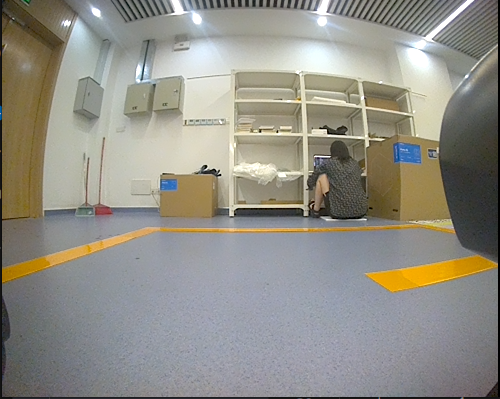
#> input picture yellow_line_ws/1.jpg, 500 x 399 px
$ python debug_a2_improved.py 1.jpg
#> lines starting #> are read from the running program, lines starting #| are printed output that depends on the picture; after the words box and inside, x2 and y2 are one past the last pixel; in counts of white or black regions, pixels touching at a corner belong together
#!/usr/bin/env python3

import cv2
import numpy as np
import pytesseract
import sys

def preprocess_for_large_text(image):
    gray = cv2.cvtColor(image, cv2.COLOR_BGR2GRAY)

    methods = {}
    methods['gray'] = gray

    # 添加更多预处理方法提高识别率
    # 二值化
    _, binary = cv2.threshold(gray, 0, 255, cv2.THRESH_BINARY + cv2.THRESH_OTSU)
    methods['binary'] = binary

    # 形态学操作去噪
    kernel = np.ones((2,2), np.uint8)
    cleaned = cv2.morphologyEx(binary, cv2.MORPH_CLOSE, kernel)
    methods['cleaned'] = cleaned

    return methods

def detect_code_in_text(text):
    """从OCR文本中检测A-1/A-2/B-1/B-2"""
    if not text:
        return None

    text_upper = text.upper()

    # 精确匹配
    expected_codes = ['A-1', 'A-2', 'B-1', 'B-2']
    for code in expected_codes:
        if code in text_upper:
            return code

    # 模糊匹配
    has_a_like = any(char in text_upper for char in ['A', 'Α'])
    has_1_like = any(char in text for char in ['1','i'])
    has_2_like = any(char in text for char in ['2'])

    if has_a_like:
        if has_2_like or '2' in text:
            return 'A-2'
        elif has_1_like or '1' in text:
            return 'A-1'

    has_b_like = any(char in text_upper for char in ['B', 'Β','5'])

    if has_b_like:
        if has_2_like or '2' in text:
            return 'B-2'
        elif has_1_like or '1' in text:
            return 'B-1'

    return None

def detect_code_in_image(image_path):
    """检测图像中的代码"""
#> called with image_path = '1.jpg'
    image = cv2.imread(image_path)
#> image is the input picture: shape (399, 500, 3); mean B, G, R 134.8, 143.6, 145.7
    if image is None:
        return None

    h, w = image.shape[:2]
#> h = 399; w = 500

    # 改进的ROI设置 - 扩大搜索范围，覆盖更多可能的文字位置
    # 方案1：扩大原始ROI
    roi_configs = [
        # 原始配置（稍作调整）
        {
            'y1': int(h * 0.05),  # 从更上方开始
            'y2': int(h * 0.30),  # 扩大到30%
            'x1': int(w * 0.35),  # 减少左边距
            'x2': int(w * 0.65),  # 减少右边距
            'name': 'extended_roi'
        },
        # 方案2：专门针对文字位置的ROI
        {
            'y1': int(h * 0.08),
            'y2': int(h * 0.25),
            'x1': int(w * 0.40),
            'x2': int(w * 0.60),
            'name': 'focused_roi'
        },
        # 方案3：更大范围的ROI
        {
            'y1': int(h * 0.0),
            'y2': int(h * 0.35),
            'x1': int(w * 0.30),
            'x2': int(w * 0.70),
            'name': 'large_roi'
        },
        # 中间
        {
            'y1': int(h * 0.35),  # 从高度 35% 开始
            'y2': int(h * 0.65),  # 到高度 65%
            'x1': int(w * 0.35),  # 左边裁掉 35%
            'x2': int(w * 0.65),  # 右边裁掉 35%
            'name': 'center_roi'
        },
        # 中间大
        {
            'y1': int(h * 0.3),  # 从高度 35% 开始
            'y2': int(h * 0.6),  # 到高度 65%
            'x1': int(w * 0.3),  # 左边裁掉 35%
            'x2': int(w * 0.7),  # 右边裁掉 35%
            'name': 'center_roi_large'
        }
    ]

    # OCR配置 - 添加更多配置选项
    configs = [
        '--oem 3 --psm 6',  # 单个文本块
        '--oem 3 --psm 7',  # 单行文本
        '--oem 3 --psm 8',  # 单个单词
        '--oem 3 --psm 13', # 原始行，不做假设
    ]

    # 尝试所有ROI配置
    for roi_config in roi_configs:
        # 提取ROI区域
        roi_image = image[roi_config['y1']:roi_config['y2'],
                         roi_config['x1']:roi_config['x2']]

        if roi_image.size == 0:
            continue

        # 获取所有预处理版本
        processed_images = preprocess_for_large_text(roi_image)

        # 测试所有组合
        for process_name, processed_img in processed_images.items():
            for config in configs:
                try:
                    text = pytesseract.image_to_string(processed_img, config=config).strip()
                    print(f"ROI: {roi_config['name']}, 预处理: {process_name}, 配置: {config}")
                    print(f"识别文本: '{text}'")

                    detected_code = detect_code_in_text(text)
                    if detected_code:
                        print(f"检测到代码: {detected_code}")
                        return detected_code

                except Exception as e:
                    print(f"OCR错误: {e}")
                    continue
#> this loop made 1 pass
#> pass 1, in detect_code_in_image, `roi_image = image[roi_config['y1']:roi_config['y2'], roi_config['x1']:..`:
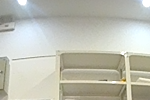
#> roi_image: shape (100, 150, 3); mean B, G, R 177.7, 189.4, 188.9
#> pass 1, in preprocess_for_large_text, `gray = cv2.cvtColor(image, cv2.COLOR_BGR2GRAY)`:
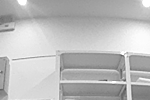
#> gray: shape (100, 150); min 69, max 255, mean 187.9
#> pass 1, in preprocess_for_large_text, `_, binary = cv2.threshold(gray, 0, 255, cv2.THRESH_BINARY + cv2.THRESH..`:
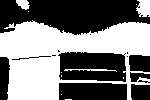
#> binary: shape (100, 150); 47.9% white; 12 white regions (8 under 20 px), largest, box (x1, y1, x2, y2) and area: (0, 20, 150, 100) 6797, (136, 0, 150, 17) 192, (16, 0, 30, 10) 95, (64, 69, 117, 72) 79
#> pass 1, in preprocess_for_large_text, `cleaned = cv2.morphologyEx(binary, cv2.MORPH_CLOSE, kernel)`:
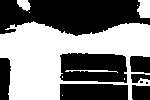
#> cleaned: shape (100, 150); 48% white; 9 white regions (5 under 20 px), largest, box (x1, y1, x2, y2) and area: (0, 21, 150, 100) 6812, (137, 0, 150, 18) 200, (17, 0, 31, 11) 107, (65, 70, 118, 73) 80

    return None

if __name__ == "__main__":
    if len(sys.argv) > 1:
        image_path = sys.argv[1]
    else:
        image_path = input("Enter image path: ").strip()

    if not image_path:
        print("没有")
        sys.exit(1)

#> (the run stopped early here; a loop or call above may not have finished)

$ run again, on yellow_line_ws/3.jpg
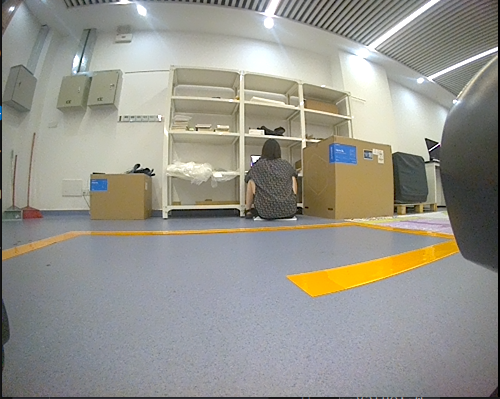
#> input picture yellow_line_ws/3.jpg, 500 x 399 px
#> in detect_code_in_image, image is the input picture: shape (399, 500, 3); mean B, G, R 140.7, 148.8, 150.1
#> the loop in detect_code_in_image, `for roi_config in roi_configs:` made 1 pass
#> pass 1, in preprocess_for_large_text, `_, binary = cv2.threshold(gray, 0, 255, cv2.THRESH_BINARY + cv2.THRESH..`:
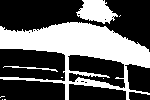
#> binary: shape (100, 150); 37.1% white; 9 white regions (6 under 20 px), largest, box (x1, y1, x2, y2) and area: (0, 22, 150, 100) 4827, (76, 0, 118, 24) 636, (3, 66, 58, 72) 84
#> pass 1, in preprocess_for_large_text, `cleaned = cv2.morphologyEx(binary, cv2.MORPH_CLOSE, kernel)`:
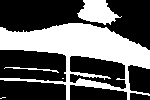
#> cleaned: shape (100, 150); 37.6% white; 5 white regions (2 under 20 px), largest, box (x1, y1, x2, y2) and area: (0, 23, 150, 100) 4864, (77, 0, 122, 25) 679, (4, 67, 59, 73) 84
